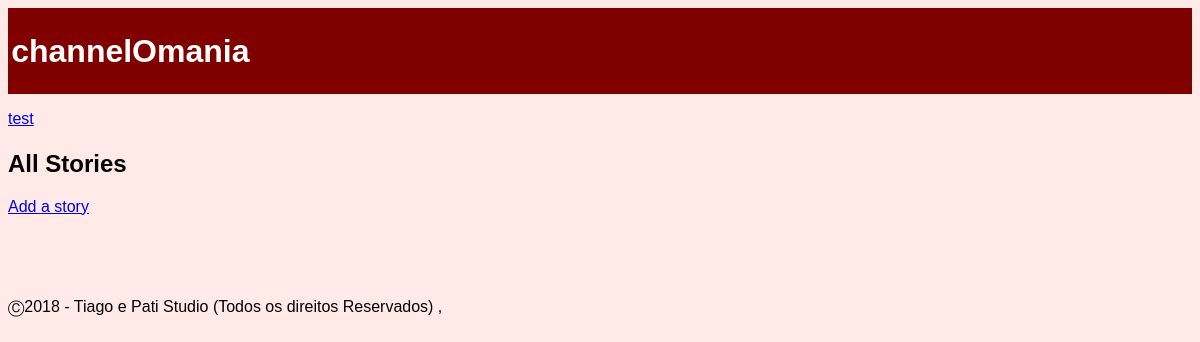
/pages/channel.php, run on an earlier commit of the app's database.
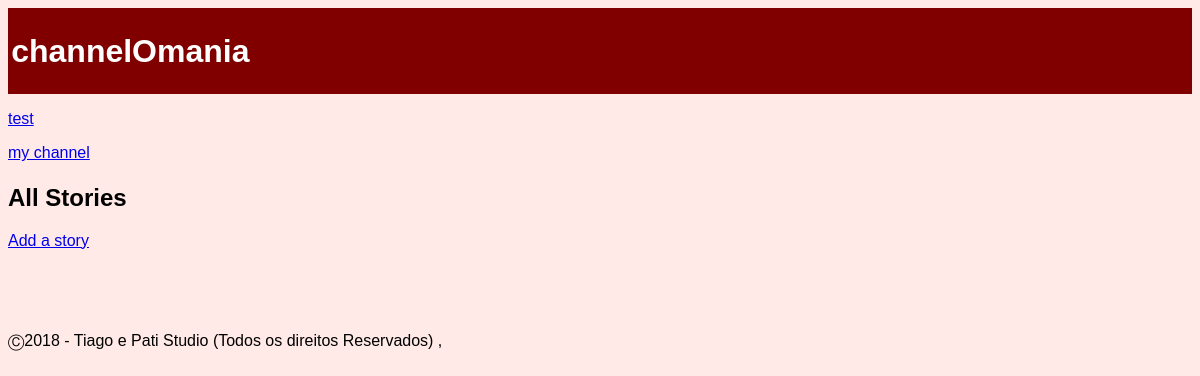
And on a later commit of the database.
### tables this page shows
CREATE TABLE 'channel'
(
	'ID' INTEGER NOT NULL PRIMARY KEY,
	'name' TEXT NOT NULL,
	'coverImage' TEXT NULL,
	'author' INTEGER NOT NULL,
	CONSTRAINT 'FK_author' FOREIGN KEY ('author') REFERENCES 'user' ('ID') ON DELETE No Action ON UPDATE No Action
);

### database/db_list.php (called while the page is built, shortened)
<?php
function listChannel() {
  $db = Database::instance()->db();
  $stmt = $db->prepare('SELECT * FROM channel');
  $stmt->execute();
  return $stmt->fetchAll();
}
?>

### pages/channel.php (called while the page is built, shortened)
<?php
  include_once('../database/db_list.php');
  include_once('../templates/tpl_common.php');
  include_once('../templates/tpl_channel.php');
  $channel = getStoriesByChannel($_GET['channelId']);
  draw_channel($channel);
?>

### templates/tpl_channel.php (the view, shortened to what this page needs)
<?php function draw_channel($channel) { ?>
  <?php $channels = listChannel(); ?>
  <?php foreach($channels as $channel_list) { ?>
    <p><a href = "../pages/channel.php?channelId=<?php echo($channel_list['ID']); ?>" ><?php echo($channel_list['name']); ?></a></p>
  <?php } ?>
  <h2>All Stories</h2>
  <p><a href = "../pages/new_story.php?channelId=<?php echo($_GET['channelId']); ?>" >Add a story</a></p>
<?php } ?>

What changed in the data, as far as the page shows it:
added channel: name "my channel"
